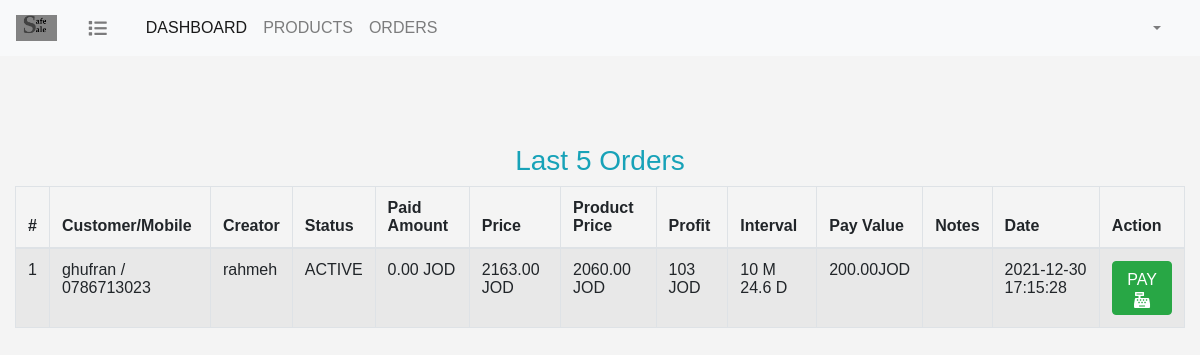
Page /dashboard/index.php on the earlier database version.
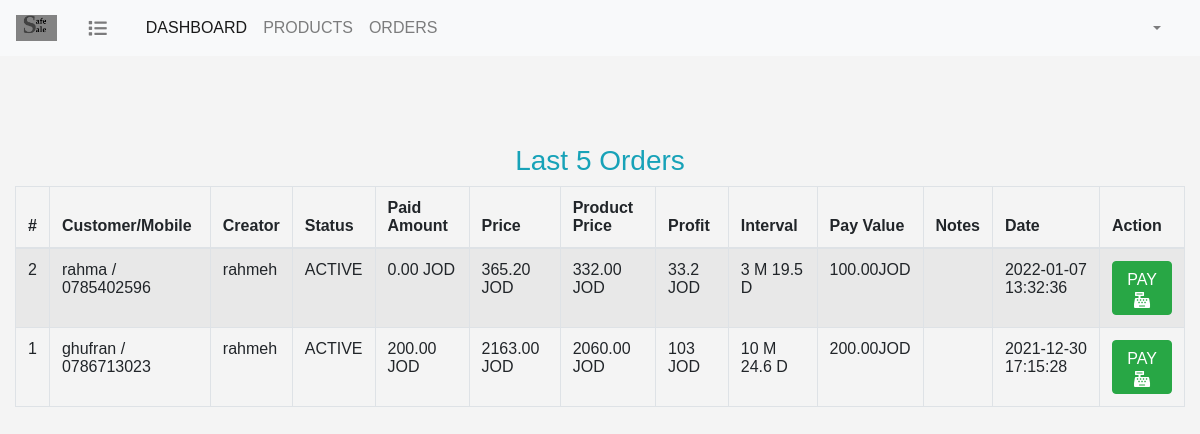
Same page on the later database version.
### tables this page shows
CREATE TABLE IF NOT EXISTS `orders` (
  `order_id` int(11) NOT NULL AUTO_INCREMENT,
  `creator_id` int(11) NOT NULL,
  `customer_id` int(11) NOT NULL,
  `pay_interval` decimal(4,2) NOT NULL,
  `pay_value` decimal(8,2) NOT NULL,
  `price` decimal(8,2) NOT NULL,
  `status` enum('ACTIVE','FINISHED','CANCELED','') NOT NULL DEFAULT 'ACTIVE',
  `notes` text NOT NULL,
  `promissory_note` varchar(300) NOT NULL,
  `pricing_model_id` int(11) DEFAULT NULL,
  `creation_date` datetime NOT NULL DEFAULT CURRENT_TIMESTAMP,
  PRIMARY KEY (`order_id`),
  KEY `customer_id` (`customer_id`),
  KEY `creator_id` (`creator_id`),
  KEY `pricing_model_id` (`pricing_model_id`)
);

CREATE TABLE IF NOT EXISTS `customers` (
  `customer_id` int(11) NOT NULL AUTO_INCREMENT,
  `name` varchar(155) NOT NULL,
  `email` varchar(50) NOT NULL,
  `mobile` varchar(14) NOT NULL,
  `password` varchar(255) NOT NULL,
  PRIMARY KEY (`customer_id`),
  UNIQUE KEY `email` (`email`)
);

CREATE TABLE IF NOT EXISTS `users` (
  `id` int(11) NOT NULL AUTO_INCREMENT,
  `name` varchar(255) NOT NULL,
  `user_name` varchar(255) NOT NULL,
  `email` varchar(255) NOT NULL,
  `password` varchar(255) NOT NULL,
  `privilege_id` int(11) NOT NULL,
  `is_active` tinyint(1) NOT NULL DEFAULT '1',
  PRIMARY KEY (`id`),
  KEY `privilege_id` (`privilege_id`)
);

### dashboard/index.php (the view, shortened to what this page needs)
<?php
include "../db_connect.php";
$query = "SELECT o.*  , c.name as customer_name , c.mobile as customer_mobile , u.name as creator_name ,
(SELECT SUM(sub_price) FROM orders_products WHERE order_id = o.order_id  ) as products_price,
IFNULL((SELECT SUM(amount) FROM installments WHERE order_id = o.order_id  ),0) as sum_paid
from orders as o
INNER JOIN customers as c  ON c.customer_id = o.customer_id
INNER JOIN users as u ON u.id = o.creator_id
ORDER BY o.order_id DESC
LIMIT 5 ";
$statement = $con->prepare($query);
$statement->execute();
$orders = $statement->fetchAll(PDO::FETCH_ASSOC);
?>
<html>
<head>
    <link rel="stylesheet" href="dashboard.css">
    <?php include "../include/header.php";?>
</head>
<body>
<?php include "../include/navbar.php"?>
<div class="container-fluid mt-5 pt-5">
    <h3 class="text-info text-center mt-5">Last 5 Orders</h3>
    <table id="orders_table" class="table table-bordered table-striped">
        <thead>
        <tr>
            <th scope="col">#</th>
            <th scope="col">Customer/Mobile</th>
            <th scope="col">Creator</th>
            <th scope="col">Status</th>
            <th scope="col">Paid Amount</th>
            <th scope="col">Price</th>
            <th scope="col">Product Price</th>
            <th scope="col">Profit</th>
            <th scope="col">Interval</th>
            <th scope="col">Pay Value</th>
            <th scope="col">Notes</th>
            <th scope="col">Date</th>
            <th scope="col">Action</th>
        </tr>
        </thead>
        <tbody>
        <?php
        foreach($orders as $order)
        {
            $paid_amount = $order['sum_paid'];
            $isLate = false;
            $pay_interval = floatval($order['pay_interval']);
            $days = ($pay_interval - floor($pay_interval))*30;
            $months = floor($pay_interval);
            $interval_text = $months . " M " ;
            if($days != 0)
                $interval_text .= $days . " D";
            ?>
            <tr class="<?=$isLate ? 'bg-danger': ''?>" id="<?=$order['order_id']?>">
                <td><?=$order['order_id']?></td>
                <td><?=$order['customer_name'] . ' / ' .$order['customer_mobile'] ?></td>
                <td><?=$order['creator_name']?></td>
                <td><?=$order['status']?></td>
                <td><?=$paid_amount?> JOD</td>
                <td><?=$order['price']?> JOD</td>
                <td><?=$order['products_price']?> JOD</td>
                <td><?= ($order['price'] - $order['products_price'] )?> JOD</td>
                <td><?=$interval_text?></td>
                <td><?=$order['pay_value']?>JOD</td>
                <td><?=$order['notes']?></td>
                <td><?=$order['creation_date']?></td>
                <td>
                    <a href="pay.php?order_id=<?=$order['order_id']?>"  class="btn btn-success">PAY <i class="fas fa-cash-register"></i></a>
                </td>
            </tr>
        <?php }?>
        </tbody>
    </table>
</div>
</body>
</html>

Differences in the rows shown:
added orders: order_id "2", customer.name "rahma", customer.mobile "0785402596", creator.name "rahmeh", status "ACTIVE", paid_amount "0.00", price "365.20", products_price "332.00", products_price "33.2", pay_interval "3 M 19.5 D", pay_value "100.00", creation_date "2022-01-07 13:32:36"
computed for orders "ghufran": paid_amount "0.00" → "200.00"
